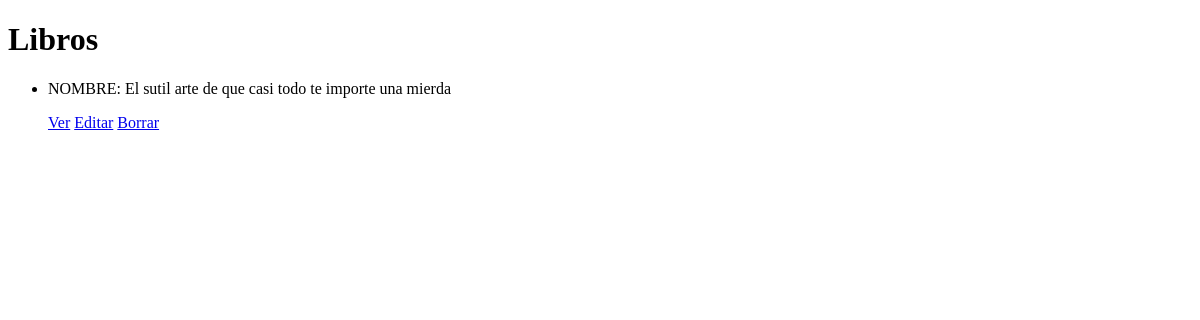
/AppBiblioCine/libro/list, run on an earlier commit of the app's database.
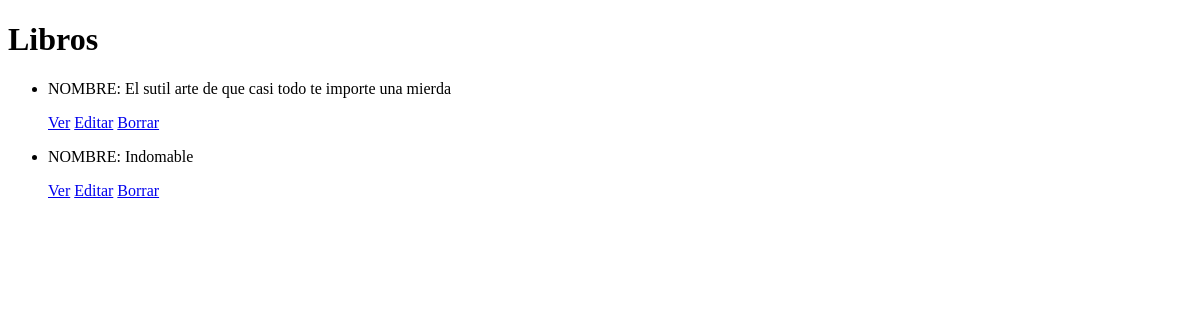
And on a later commit of the database.
### AppBiblioCine/models.py (models this page shows, shortened)
class Libro(models.Model):
    titulo = models.CharField(max_length=200)
    autor = models.CharField(max_length=100)
    año_publicacion = models.IntegerField()
    editorial = models.CharField(max_length=100)
    sinopsis = models.TextField()
    genero = models.CharField(max_length=150)
    idioma = models.CharField(max_length=50)
    portada = models.ImageField(upload_to='libros/')
    recomendacion = models.TextField(null=True, blank=True)

### AppBiblioCine/views.py (the view)
class LibroList(ListView):
    model = Libro
    template_name='AppBiblioCine/libroList.html'

### templates/AppBiblioCine/libroList.html (shortened to what this page needs)
<!DOCTYPE html>
<html lang="en">
<head>
</head>
<body>
        <h1>Libros</h1>
        <ul>
            {% for libro in object_list %}
                <li>
                    <p>NOMBRE: {{libro.titulo}} </p>
                    <p>
                        <a href="{% url 'DetailLibros' libro.id %}">Ver</a>
                        <a href="{% url 'EditLibros' libro.id %}">Editar</a>
                        <a href="{% url 'DeleteLibros' libro.id %}">Borrar</a>
                    </p>
                </li>
            {% endfor %}
        </ul>
</body>
</html>

What changed in the data, as far as the page shows it:
added Libro: titulo "Indomable"
